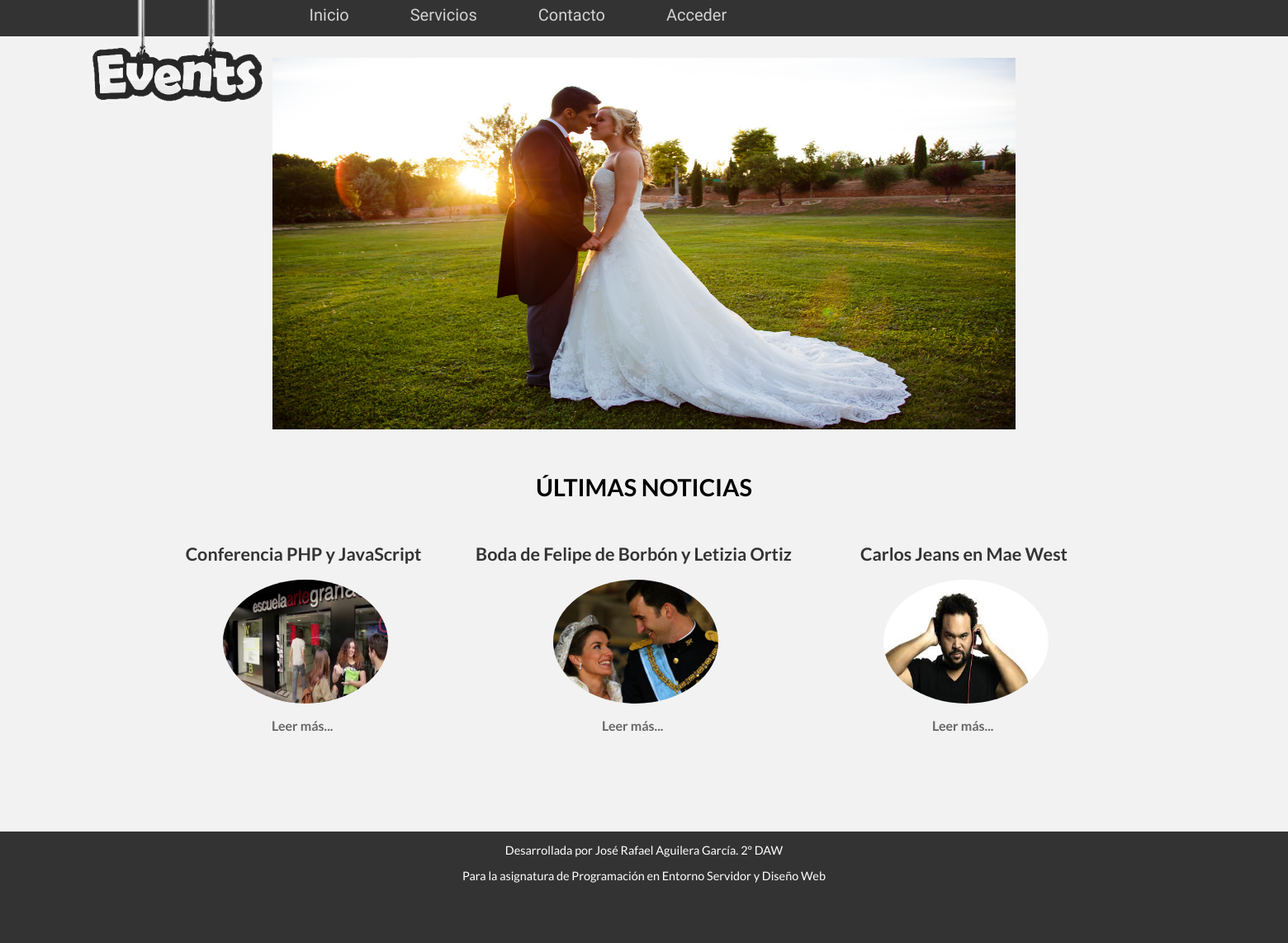
The page / on the database its author committed.
### tables this page shows
CREATE TABLE `servicios` (
  `id` int(20) UNSIGNED NOT NULL,
  `nombre` varchar(20) NOT NULL,
  `descripcion` varchar(200) NOT NULL,
  `precio` double NOT NULL,
  `imagen` varchar(100) NOT NULL
);

CREATE TABLE `noticias` (
  `id` int(11) NOT NULL,
  `titular` varchar(100) NOT NULL,
  `contenido` varchar(1000) NOT NULL,
  `imagen` varchar(100) NOT NULL,
  `fecha` date NOT NULL
);

### php/noticias/funciones-noticias.php (the view, shortened to what this page needs)
<?php
	function minNoticias($id,$tit,$img,$cont,$r){
		echo"
			</br></br>
			<div class='contenedor_not'>
				<h2>$tit</h2>
				<div class='contenedor_not2'>
					<img src=$img alt=$tit>";
					if($r==0){
						echo "<a class='enlaceboton' href='PHP/noticias/noticia-completa_front.php?c=$id'>Leer más...</a>";
					}else{
						echo "<a class='enlaceboton' href='noticia-completa.php?c=$id'>Leer más...</a>";
					}
				echo "</div>";
			echo "</div>";
	}
?>

### index.php (shortened to what this page needs)
<!DOCTYPE html>
<?php
include("PHP/funciones.php");
include("PHP/noticias/funciones-noticias.php");
 ?>
<html lang="en">
<head>
	<link href="css/estilos_frontend.css" rel="stylesheet" type="text/css">
</head>
<body>
	<div id='principal'>
	<?php
		$conexion=conectarBD();
		$conec=mysqli_query($conexion, "select imagen from servicios");
		$num_resul=mysqli_num_rows($conec);
		$random=rand (1,$num_resul);
		for($i=0;$i<$random;$i++){
			$imagenes=mysqli_fetch_array($conec, MYSQLI_ASSOC);
		}
		$banner = substr ($imagenes['imagen'] ,6);
		echo "<img src='$banner' id='banner'>";
		$f_actual=time();
		$d_actual=date('d',$f_actual);
		$a_actual=date('Y',$f_actual);
		$m_actual=date('m',$f_actual);
		$fe=$a_actual."-".$m_actual."-"."$d_actual";
		echo "<div id='ultimas_noticias' align='center'>";
		echo "<h1><strong>ÚLTIMAS NOTICIAS </strong></h1>";
		$con=mysqli_query($conexion, "select id, titular, contenido, imagen from noticias where '$fe'>=fecha order by fecha DESC LIMIT 3");
		$num_resul=mysqli_num_rows($con);
			if($num_resul>0){
				for($i=0;$i<$num_resul;$i++){
					$datos=mysqli_fetch_array($con, MYSQLI_ASSOC);
					$img = substr ($datos['imagen'] ,6);
					echo "<div class='elemento'>";
					minNoticias($datos['id'],$datos['titular'],$img,$datos['contenido'],0);
					echo "</div>";
				}
			}else{
				echo "<p class='error'> No hay noticias en la plataforma</p>";
			}
		echo "</div>";
	?>
	</div>
</body>
</html>

### css/estilos_frontend.css (style rules this page uses)
html { font-family: 'Lato', sans-serif; font-size: 90%; font-weight: 400; height:100%; width: 100%; }
body { margin:0 auto; background-color: #F2F2F2; height:100%; width: 100%; }
#principal { text-align: center; }
#banner { margin-top: 20px; height: 450px; width: 900px; }
#ultimas_noticias { width: 1200px; margin:0 auto; margin-top:50px; }
.elemento { margin-top: -20px; width: 400px; height: 400px; float:left; }
.elemento img { background-repeat: no-repeat; background-position: 50%; border-radius: 50%; background-size: 100% auto; }
.enlaceboton { font-size: 12pt; font-weight: bold; padding: 4px; color: #666666; text-decoration: none; }
a { text-decoration: none; }
.contenedor_not { height: 160px; width: 750px; margin-bottom: -30px; float:left; margin:0 auto; }
.contenedor_not div { height: 100px; width: 150px; }
h2 { color: #333333; }
.contenedor_not h2 { margin-left: -50%; }
.contenedor_not2 { float:left; display:block; clear:both; margin-left: 12%; }
.contenedor_not2 img { height: 150px; width: 200px; clear:both; }
.contenedor_not2 a { float:left; margin-top: 10px; margin-left: 55px; }

### rows shown on the page
servicios: imagen (picture)
noticias: titular "Conferencia PHP y JavaScript", imagen (picture)
noticias: titular "Boda de Felipe de Borbón y Letizia Ortiz", imagen (picture)
noticias: titular "Carlos Jeans en Mae West", imagen (picture)
